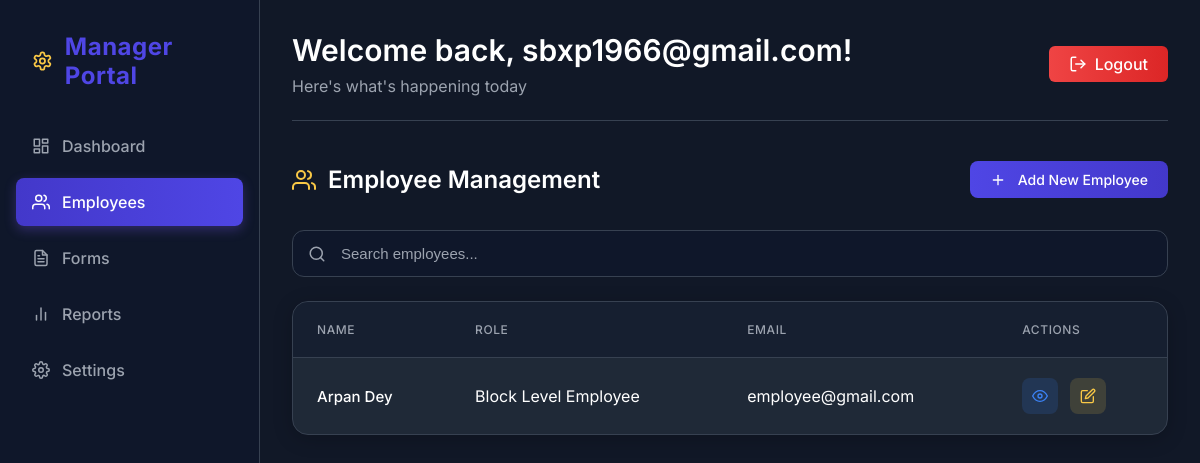
/manager/employees/ (signed in), run on an earlier commit of the app's database.
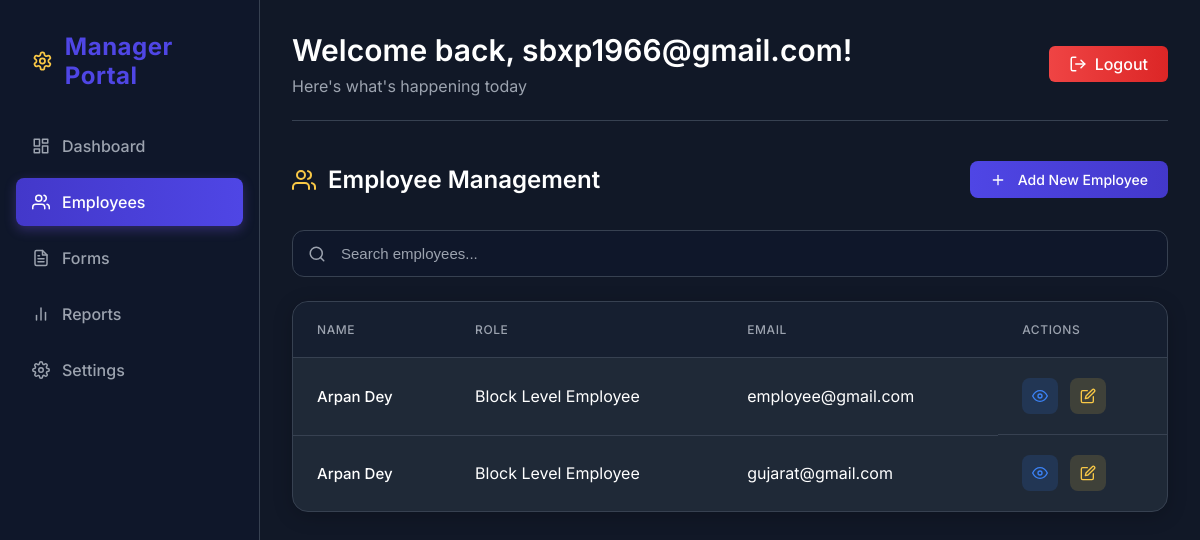
And on a later commit of the database.
### accounts/models.py (models this page shows, shortened)
class User(AbstractUser):
    ADMIN = 'admin'
    DISTRICT_EMPLOYEE = 'district_employee'
    BLOCK_EMPLOYEE = 'block_employee'
    ROLE_CHOICES = [
        (ADMIN, 'Admin'),
        (DISTRICT_EMPLOYEE, 'District Level Employee'),
        (BLOCK_EMPLOYEE, 'Block Level Employee'),
    ]
    username = None
    email = models.EmailField(_('email address'), unique=True)
    role = models.CharField(max_length=20, choices=ROLE_CHOICES, default=ADMIN)
    state = models.CharField(max_length=100, blank=True, null=True)
    district = models.CharField(max_length=100, blank=True, null=True)
    block = models.CharField(max_length=100, blank=True, null=True)
    id = models.AutoField(primary_key=True)
    phone_number = models.CharField(max_length=15, blank=True, null=True)
    USERNAME_FIELD = 'email'
    REQUIRED_FIELDS = []
    objects = CustomUserManager()

### managerdashboard/views.py (the view)
# urls.py: path('employees/', views.employee_list, name='employee_list'),
@login_required
@manager_required
def employee_list(request):
    employees = User.objects.filter(role__in=[User.DISTRICT_EMPLOYEE, User.BLOCK_EMPLOYEE])
    context = {
        'employees': employees,
        'user': request.user,
    }
    return render(request, 'managerdashboard/employee_list.html', context)

### templates/managerdashboard/employee_list.html (shortened to what this page needs)
{% extends 'managerdashboard/dashboard.html' %}
{% load static %}
{% block main_content %}
<div class="employee-list-container">
    <div class="page-header">
        <h2>
            Employee Management
        </h2>
        <a href="{% url 'managerdashboard:add_employee' %}" class="btn-add-employee">
            <svg xmlns="http://www.w3.org/2000/svg" width="16" height="16" viewBox="0 0 24 24" fill="none" stroke="currentColor" stroke-width="2" stroke-linecap="round" stroke-linejoin="round">
                <line x1="12" y1="5" x2="12" y2="19"></line>
                <line x1="5" y1="12" x2="19" y2="12"></line>
            </svg>
            Add New Employee
        </a>
    </div>
    <div class="employee-search">
        <svg class="search-icon" xmlns="http://www.w3.org/2000/svg" width="18" height="18" viewBox="0 0 24 24" fill="none" stroke="currentColor" stroke-width="2" stroke-linecap="round" stroke-linejoin="round">
            <circle cx="11" cy="11" r="8"></circle>
            <line x1="21" y1="21" x2="16.65" y2="16.65"></line>
        </svg>
        <input type="text" id="employeeSearch" placeholder="Search employees..." class="search-input">
    </div>
    {% if employees %}
        <div class="employee-table-container">
            <table class="employee-table">
                <thead>
                    <tr>
                        <th>Name</th>
                        <th>Role</th>
                        <th>Email</th>
                        <th>Actions</th>
                    </tr>
                </thead>
                <tbody>
                    {% for employee in employees %}
                    <tr class="employee-row">
                        <td>
                            <div class="employee-name">{{ employee.get_full_name }}</div>
                        </td>
                        <td>{{ employee.get_role_display }}</td>
                        <td>{{ employee.email }}</td>
                        <td class="actions">
                            <a href="#" class="btn-action btn-view" title="View Details">
                                <svg xmlns="http://www.w3.org/2000/svg" width="16" height="16" viewBox="0 0 24 24" fill="none" stroke="currentColor" stroke-width="2" stroke-linecap="round" stroke-linejoin="round">
                                    <path d="M1 12s4-8 11-8 11 8 11 8-4 8-11 8-11-8-11-8z"></path>
                                    <circle cx="12" cy="12" r="3"></circle>
                                </svg>
                            </a>
                            <a href="#" class="btn-action btn-edit" title="Edit">
                            </a>
                        </td>
                    </tr>
                    {% endfor %}
                </tbody>
            </table>
        </div>
    {% endif %}
</div>
{% endblock %}

### templates/managerdashboard/dashboard.html (shortened to what this page needs)
{% load static %}
<!DOCTYPE html>
<html lang="en">
<head>
    <link rel="stylesheet" href="{% static 'css/manager-dashboard.css' %}">
    <link rel="stylesheet" href="{% static 'css/form-builder.css' %}">
</head>
<body>
    <div class="dashboard-container">
        <aside class="sidebar">
            <div class="sidebar-header">
                <h2>
                    <span>Manager Portal</span>
                </h2>
            </div>
            <nav class="sidebar-nav">
                <ul>
                    <li class="{% if request.resolver_match.url_name == 'manager_dashboard' %}active{% endif %}">
                        <a href="{% url 'managerdashboard:manager_dashboard' %}">
                            <span>Dashboard</span>
                        </a>
                    </li>
                    <li class="{% if request.resolver_match.url_name == 'employee_list' %}active{% endif %}">
                        <a href="{% url 'managerdashboard:employee_list' %}">
                            <span>Employees</span>
                        </a>
                    </li>
                    <li class="{% if request.resolver_match.url_name == 'forms_list' %}active{% endif %}">
                        <a href="{% url 'managerdashboard:forms_list' %}">
                            <span>Forms</span>
                        </a>
                    </li>
                    <li>
                        <a href="#">
                            <svg xmlns="http://www.w3.org/2000/svg" width="24" height="24" viewBox="0 0 24 24" fill="none" stroke="currentColor" stroke-width="2" stroke-linecap="round" stroke-linejoin="round">
                                <line x1="18" y1="20" x2="18" y2="10"></line>
                                <line x1="12" y1="20" x2="12" y2="4"></line>
                                <line x1="6" y1="20" x2="6" y2="14"></line>
                            </svg>
                            <span>Reports</span>
                        </a>
                    </li>
                    <li>
                        <a href="#">
                            <span>Settings</span>
                        </a>
                    </li>
                </ul>
            </nav>
        </aside>
        <main class="main-content main-with-sidebar">
            <header class="top-bar">
                <div class="welcome-text">
                    <h1>Welcome back, {{ user.get_full_name|default:user.email }}!</h1>
                    <p>Here's what's happening today</p>
                </div>
                <div class="user-menu">
                    <a href="{% url 'login' %}" class="logout-btn">
                        Logout
                    </a>
                </div>
            </header>
            {% block main_content %}{% endblock %}
        </main>
    </div>
</body>
</html>

What changed in the data, as far as the page shows it:
added User: get_full_name "Arpan Dey", role "Block Level Employee", email "gujarat@gmail.com"
